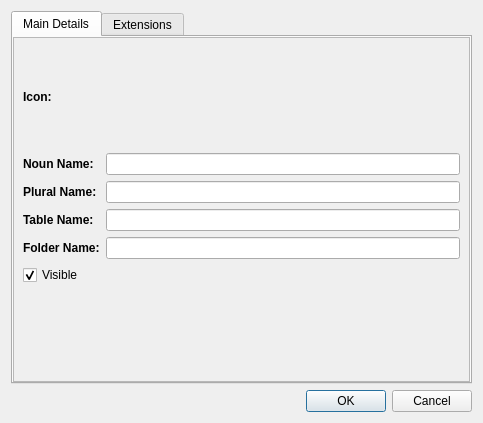
<?xml version="1.0" encoding="UTF-8"?>
<ui version="4.0">
 <class>Dialog</class>
 <widget class="QDialog" name="Dialog">
  <property name="windowModality">
   <enum>Qt::NonModal</enum>
  </property>
  <property name="geometry">
   <rect>
    <x>0</x>
    <y>0</y>
    <width>483</width>
    <height>423</height>
   </rect>
  </property>
  <property name="windowTitle">
   <string>New Item Type</string>
  </property>
  <property name="windowIcon">
   <iconset>
    <normaloff>:/iconsResource/dla.png</normaloff>:/iconsResource/dla.png</iconset>
  </property>
  <property name="styleSheet">
   <string notr="true"/>
  </property>
  <layout class="QVBoxLayout" name="verticalLayout">
   <item>
    <widget class="QTabWidget" name="tabWidget">
     <property name="currentIndex">
      <number>0</number>
     </property>
     <property name="iconSize">
      <size>
       <width>20</width>
       <height>20</height>
      </size>
     </property>
     <widget class="QWidget" name="mainTab">
      <property name="styleSheet">
       <string notr="true">QScrollArea {
	background: transparent;
	border: transparent;
}
QScrollArea &gt; QWidget &gt; QWidget {
	background: transparent;
	border: transparent;
}
QScrollArea &gt; QWidget {
	background: transparent;
	border: transparent;
}</string>
      </property>
      <attribute name="icon">
       <iconset>
        <normaloff>:/iconsResource/prettyOffice/Ordering32.png</normaloff>:/iconsResource/prettyOffice/Ordering32.png</iconset>
      </attribute>
      <attribute name="title">
       <string>Main Details</string>
      </attribute>
      <layout class="QVBoxLayout" name="verticalLayout_2">
       <property name="spacing">
        <number>0</number>
       </property>
       <property name="leftMargin">
        <number>0</number>
       </property>
       <property name="topMargin">
        <number>0</number>
       </property>
       <property name="rightMargin">
        <number>0</number>
       </property>
       <property name="bottomMargin">
        <number>0</number>
       </property>
       <item>
        <widget class="QScrollArea" name="mainScroll">
         <property name="verticalScrollBarPolicy">
          <enum>Qt::ScrollBarAlwaysOff</enum>
         </property>
         <property name="horizontalScrollBarPolicy">
          <enum>Qt::ScrollBarAlwaysOff</enum>
         </property>
         <property name="widgetResizable">
          <bool>true</bool>
         </property>
         <widget class="QWidget" name="scrollAreaWidgetContents_2">
          <property name="geometry">
           <rect>
            <x>0</x>
            <y>0</y>
            <width>461</width>
            <height>336</height>
           </rect>
          </property>
          <layout class="QVBoxLayout" name="verticalLayout_4">
           <item>
            <layout class="QGridLayout" name="mainGrid">
             <item row="4" column="1" colspan="2">
              <widget class="QLineEdit" name="lineTable"/>
             </item>
             <item row="5" column="0">
              <widget class="QLabel" name="labelFolder">
               <property name="text">
                <string>&lt;html&gt;&lt;head/&gt;&lt;body&gt;&lt;p&gt;&lt;span style=&quot; font-weight:600;&quot;&gt;Folder Name:&lt;/span&gt;&lt;/p&gt;&lt;/body&gt;&lt;/html&gt;</string>
               </property>
              </widget>
             </item>
             <item row="2" column="0" rowspan="2">
              <widget class="QLabel" name="labelPlural">
               <property name="text">
                <string>&lt;html&gt;&lt;head/&gt;&lt;body&gt;&lt;p&gt;&lt;span style=&quot; font-weight:600;&quot;&gt;Plural Name:&lt;/span&gt;&lt;/p&gt;&lt;/body&gt;&lt;/html&gt;</string>
               </property>
              </widget>
             </item>
             <item row="2" column="1" rowspan="2" colspan="2">
              <widget class="QLineEdit" name="linePlural">
               <property name="sizePolicy">
                <sizepolicy hsizetype="Expanding" vsizetype="Fixed">
                 <horstretch>1</horstretch>
                 <verstretch>0</verstretch>
                </sizepolicy>
               </property>
              </widget>
             </item>
             <item row="1" column="0">
              <widget class="QLabel" name="labelNoun">
               <property name="text">
                <string>&lt;html&gt;&lt;head/&gt;&lt;body&gt;&lt;p&gt;&lt;span style=&quot; font-weight:600;&quot;&gt;Noun Name:&lt;/span&gt;&lt;/p&gt;&lt;/body&gt;&lt;/html&gt;</string>
               </property>
              </widget>
             </item>
             <item row="4" column="0">
              <widget class="QLabel" name="labelTable">
               <property name="text">
                <string>&lt;html&gt;&lt;head/&gt;&lt;body&gt;&lt;p&gt;&lt;span style=&quot; font-weight:600;&quot;&gt;Table Name:&lt;/span&gt;&lt;/p&gt;&lt;/body&gt;&lt;/html&gt;</string>
               </property>
              </widget>
             </item>
             <item row="5" column="1" colspan="2">
              <widget class="QLineEdit" name="lineFolder"/>
             </item>
             <item row="1" column="1" colspan="2">
              <widget class="QLineEdit" name="lineNoun"/>
             </item>
             <item row="0" column="0">
              <widget class="QLabel" name="labelIcon">
               <property name="text">
                <string>&lt;html&gt;&lt;head/&gt;&lt;body&gt;&lt;p&gt;&lt;span style=&quot; font-weight:600;&quot;&gt;Icon:&lt;/span&gt;&lt;/p&gt;&lt;/body&gt;&lt;/html&gt;</string>
               </property>
              </widget>
             </item>
             <item row="0" column="1" colspan="2">
              <layout class="QHBoxLayout" name="horizontalLayout">
               <item>
                <widget class="QToolButton" name="buttonIcon">
                 <property name="minimumSize">
                  <size>
                   <width>100</width>
                   <height>100</height>
                  </size>
                 </property>
                 <property name="toolTip">
                  <string>Change Icon</string>
                 </property>
                 <property name="text">
                  <string/>
                 </property>
                 <property name="iconSize">
                  <size>
                   <width>48</width>
                   <height>48</height>
                  </size>
                 </property>
                 <property name="autoRaise">
                  <bool>true</bool>
                 </property>
                </widget>
               </item>
               <item>
                <spacer name="horizontalSpacer">
                 <property name="orientation">
                  <enum>Qt::Horizontal</enum>
                 </property>
                 <property name="sizeHint" stdset="0">
                  <size>
                   <width>40</width>
                   <height>20</height>
                  </size>
                 </property>
                </spacer>
               </item>
              </layout>
             </item>
             <item row="6" column="0" colspan="3">
              <widget class="QCheckBox" name="checkVisible">
               <property name="text">
                <string>Visible</string>
               </property>
               <property name="checked">
                <bool>true</bool>
               </property>
              </widget>
             </item>
            </layout>
           </item>
           <item>
            <spacer name="verticalSpacer">
             <property name="orientation">
              <enum>Qt::Vertical</enum>
             </property>
             <property name="sizeHint" stdset="0">
              <size>
               <width>0</width>
               <height>0</height>
              </size>
             </property>
            </spacer>
           </item>
          </layout>
         </widget>
        </widget>
       </item>
      </layout>
     </widget>
     <widget class="QWidget" name="extensionsTab">
      <property name="styleSheet">
       <string notr="true">QScrollArea {
	background: transparent;
	border: transparent;
}
QScrollArea &gt; QWidget &gt; QWidget {
	background: transparent;
	border: transparent;
}
QScrollArea &gt; QWidget {
	background: transparent;
	border: transparent;
}</string>
      </property>
      <attribute name="icon">
       <iconset>
        <normaloff>:/iconsResource/prettyOffice/configure32.png</normaloff>:/iconsResource/prettyOffice/configure32.png</iconset>
      </attribute>
      <attribute name="title">
       <string>Extensions</string>
      </attribute>
      <layout class="QVBoxLayout" name="verticalLayout_3">
       <property name="spacing">
        <number>0</number>
       </property>
       <property name="leftMargin">
        <number>0</number>
       </property>
       <property name="topMargin">
        <number>0</number>
       </property>
       <property name="rightMargin">
        <number>0</number>
       </property>
       <property name="bottomMargin">
        <number>0</number>
       </property>
       <item>
        <widget class="QScrollArea" name="relationsScroll">
         <property name="widgetResizable">
          <bool>true</bool>
         </property>
         <widget class="QWidget" name="scrollAreaWidgetContents">
          <property name="geometry">
           <rect>
            <x>0</x>
            <y>0</y>
            <width>461</width>
            <height>336</height>
           </rect>
          </property>
          <layout class="QHBoxLayout" name="horizontalLayout_2">
           <item>
            <layout class="QGridLayout" name="extensionsGrid">
             <item row="2" column="0">
              <widget class="QPushButton" name="buttonAddExtension">
               <property name="text">
                <string>Add</string>
               </property>
               <property name="iconSize">
                <size>
                 <width>18</width>
                 <height>18</height>
                </size>
               </property>
              </widget>
             </item>
             <item row="2" column="1">
              <widget class="QPushButton" name="buttonRemoveExtension">
               <property name="text">
                <string>Remove</string>
               </property>
               <property name="iconSize">
                <size>
                 <width>18</width>
                 <height>18</height>
                </size>
               </property>
              </widget>
             </item>
             <item row="1" column="0" colspan="2">
              <widget class="QLineEdit" name="lineExtension">
               <property name="placeholderText">
                <string>Seperate extensions with commas.</string>
               </property>
              </widget>
             </item>
             <item row="0" column="0" colspan="2">
              <widget class="QListWidget" name="extensionList">
               <property name="font">
                <font>
                 <pointsize>12</pointsize>
                </font>
               </property>
              </widget>
             </item>
            </layout>
           </item>
          </layout>
         </widget>
        </widget>
       </item>
      </layout>
     </widget>
    </widget>
   </item>
   <item>
    <widget class="QDialogButtonBox" name="buttonBox">
     <property name="standardButtons">
      <set>QDialogButtonBox::Cancel|QDialogButtonBox::Ok</set>
     </property>
    </widget>
   </item>
  </layout>
 </widget>
 <tabstops>
  <tabstop>lineNoun</tabstop>
  <tabstop>linePlural</tabstop>
  <tabstop>lineTable</tabstop>
  <tabstop>lineFolder</tabstop>
  <tabstop>checkVisible</tabstop>
  <tabstop>buttonBox</tabstop>
  <tabstop>tabWidget</tabstop>
  <tabstop>relationsScroll</tabstop>
  <tabstop>mainScroll</tabstop>
  <tabstop>buttonAddExtension</tabstop>
  <tabstop>buttonRemoveExtension</tabstop>
  <tabstop>lineExtension</tabstop>
  <tabstop>extensionList</tabstop>
 </tabstops>
 <connections/>
</ui>
